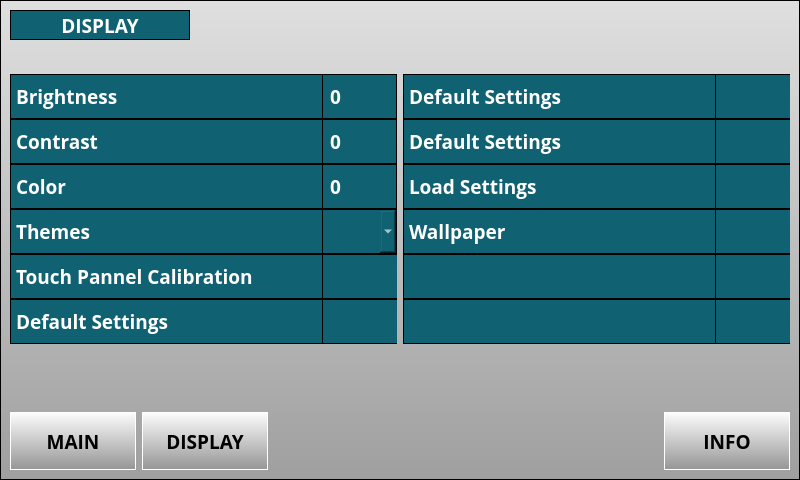
<?xml version="1.0" encoding="UTF-8"?>
<ui version="4.0">
 <class>DisplayForm</class>
 <widget class="QWidget" name="DisplayForm">
  <property name="geometry">
   <rect>
    <x>0</x>
    <y>0</y>
    <width>800</width>
    <height>480</height>
   </rect>
  </property>
  <property name="sizePolicy">
   <sizepolicy hsizetype="Fixed" vsizetype="Fixed">
    <horstretch>0</horstretch>
    <verstretch>0</verstretch>
   </sizepolicy>
  </property>
  <property name="minimumSize">
   <size>
    <width>800</width>
    <height>480</height>
   </size>
  </property>
  <property name="maximumSize">
   <size>
    <width>800</width>
    <height>480</height>
   </size>
  </property>
  <property name="windowTitle">
   <string>Form</string>
  </property>
  <property name="styleSheet">
   <string notr="true">QWidget{
    font-family : &quot;Open Sans&quot;;
    font-weight : 550;
    font-size:14pt;
}

#mainFrame{
    background-color : qlineargradient(spread:reflect, x1:0, y1:0.006, x2:0, y2:1, stop:0 rgba(223, 223, 223, 255), stop:1 rgba(159, 159, 159, 255));
}

QPushButton, #pbSave, #pbCancel, #pbSelect{
background-color:qlineargradient(spread:pad, x1:0, y1:0, x2:0, y2:1, stop:0 rgba(253, 253, 253, 255), stop:1 rgba(149, 149, 149, 255));
border: 1px solid white;
color: black;
}

QPushButton{
background-color:qlineargradient(spread:pad, x1:0, y1:0, x2:0, y2:1, stop:0 rgba(253, 253, 253, 255), stop:1 rgba(149, 149, 149, 255));
border: 1px solid white;
color: black;
}

QPushButton:focus{ background-color: rgb(239, 159, 31);}

QPushButton:focus:selected{ background-color: rgb(239, 159, 31);}


#lbWidgetTitle{
    border: 1px solid black;
    background-color:rgb(16, 97, 114);
    color: white;
}

#lbCategoryName{
    border: 1px solid black;
    background-color:rgb(16, 97, 114);
    color: white;
    padding-left: 10px;
}

#lbCategory{
    border: 1px solid white;
    background-color:rgb(49, 51, 48);
    color: white;
}

QLabel{
color: white;
background-color:rgb(16, 97, 114);
border : 1px solid black;
border-right: 1px solid transparent;
}

QSpinBox{
background-color        :   rgb(16, 97, 114);
padding-left : 5px;
color: white;
border: 1px solid black;
}
QSpinBox::up-button {
     width: 0px; 
     border-width: 0px;
}
QSpinBox::down-button {
     width: 0px; 
     border-width: 0px;
}

QComboBox{
selection-background-color: rgb(239, 159, 31);
color                                            : white;
padding                                      : 1px 0px 1px 3px;
background-color                   :  rgb(16, 97, 114);
border                                        : 1px solid black;
}

QComboBox QListView{
background-color                    : rgb(16, 97, 114);
}

QComboBox:!editable  {
width :200px;
padding-right                             : 5px;
}
</string>
  </property>
  <layout class="QGridLayout" name="gridLayout_16">
   <property name="leftMargin">
    <number>0</number>
   </property>
   <property name="topMargin">
    <number>0</number>
   </property>
   <property name="rightMargin">
    <number>0</number>
   </property>
   <property name="bottomMargin">
    <number>0</number>
   </property>
   <property name="spacing">
    <number>0</number>
   </property>
   <item row="0" column="0">
    <widget class="QFrame" name="mainFrame">
     <property name="sizePolicy">
      <sizepolicy hsizetype="Expanding" vsizetype="Expanding">
       <horstretch>0</horstretch>
       <verstretch>0</verstretch>
      </sizepolicy>
     </property>
     <property name="minimumSize">
      <size>
       <width>800</width>
       <height>480</height>
      </size>
     </property>
     <property name="maximumSize">
      <size>
       <width>800</width>
       <height>480</height>
      </size>
     </property>
     <property name="font">
      <font>
       <family>Open Sans</family>
       <pointsize>14</pointsize>
       <weight>68</weight>
       <bold>true</bold>
      </font>
     </property>
     <property name="styleSheet">
      <string notr="true"/>
     </property>
     <property name="frameShape">
      <enum>QFrame::StyledPanel</enum>
     </property>
     <property name="frameShadow">
      <enum>QFrame::Raised</enum>
     </property>
     <layout class="QGridLayout" name="gridLayout_6">
      <item row="0" column="0">
       <widget class="QFrame" name="frameTop">
        <property name="sizePolicy">
         <sizepolicy hsizetype="Expanding" vsizetype="Fixed">
          <horstretch>0</horstretch>
          <verstretch>0</verstretch>
         </sizepolicy>
        </property>
        <property name="minimumSize">
         <size>
          <width>0</width>
          <height>58</height>
         </size>
        </property>
        <property name="maximumSize">
         <size>
          <width>16777215</width>
          <height>58</height>
         </size>
        </property>
        <property name="styleSheet">
         <string notr="true"/>
        </property>
        <layout class="QGridLayout" name="gridLayout_7">
         <property name="leftMargin">
          <number>0</number>
         </property>
         <property name="topMargin">
          <number>0</number>
         </property>
         <property name="rightMargin">
          <number>0</number>
         </property>
         <property name="bottomMargin">
          <number>0</number>
         </property>
         <property name="horizontalSpacing">
          <number>8</number>
         </property>
         <property name="verticalSpacing">
          <number>0</number>
         </property>
         <item row="0" column="1">
          <spacer name="horizontalSpacer_12">
           <property name="orientation">
            <enum>Qt::Horizontal</enum>
           </property>
           <property name="sizeHint" stdset="0">
            <size>
             <width>40</width>
             <height>20</height>
            </size>
           </property>
          </spacer>
         </item>
         <item row="0" column="0">
          <layout class="QVBoxLayout" name="verticalLayout">
           <item>
            <widget class="QLabel" name="lbWidgetTitle">
             <property name="minimumSize">
              <size>
               <width>180</width>
               <height>30</height>
              </size>
             </property>
             <property name="maximumSize">
              <size>
               <width>180</width>
               <height>30</height>
              </size>
             </property>
             <property name="font">
              <font>
               <family>Open Sans</family>
               <pointsize>14</pointsize>
               <weight>68</weight>
               <bold>true</bold>
              </font>
             </property>
             <property name="styleSheet">
              <string notr="true"/>
             </property>
             <property name="text">
              <string>DISPLAY</string>
             </property>
             <property name="alignment">
              <set>Qt::AlignCenter</set>
             </property>
            </widget>
           </item>
           <item>
            <spacer name="verticalSpacer_3">
             <property name="orientation">
              <enum>Qt::Vertical</enum>
             </property>
             <property name="sizeHint" stdset="0">
              <size>
               <width>20</width>
               <height>40</height>
              </size>
             </property>
            </spacer>
           </item>
          </layout>
         </item>
        </layout>
       </widget>
      </item>
      <item row="1" column="0">
       <layout class="QGridLayout" name="gridLayout_13">
        <property name="verticalSpacing">
         <number>0</number>
        </property>
        <item row="2" column="0">
         <layout class="QGridLayout" name="gridLayout_3">
          <property name="spacing">
           <number>0</number>
          </property>
          <item row="0" column="0">
           <widget class="QLabel" name="label_3">
            <property name="minimumSize">
             <size>
              <width>0</width>
              <height>45</height>
             </size>
            </property>
            <property name="maximumSize">
             <size>
              <width>16777215</width>
              <height>45</height>
             </size>
            </property>
            <property name="font">
             <font>
              <family>Open Sans</family>
              <pointsize>14</pointsize>
              <weight>68</weight>
              <bold>true</bold>
             </font>
            </property>
            <property name="styleSheet">
             <string notr="true"/>
            </property>
            <property name="text">
             <string>Color</string>
            </property>
           </widget>
          </item>
          <item row="0" column="1">
           <widget class="QSpinBox" name="sbColor">
            <property name="minimumSize">
             <size>
              <width>75</width>
              <height>45</height>
             </size>
            </property>
            <property name="maximumSize">
             <size>
              <width>75</width>
              <height>45</height>
             </size>
            </property>
            <property name="font">
             <font>
              <family>Open Sans</family>
              <pointsize>14</pointsize>
              <weight>68</weight>
              <bold>true</bold>
             </font>
            </property>
            <property name="styleSheet">
             <string notr="true"/>
            </property>
           </widget>
          </item>
         </layout>
        </item>
        <item row="0" column="1">
         <layout class="QGridLayout" name="gridLayout_9">
          <property name="spacing">
           <number>0</number>
          </property>
          <item row="0" column="0">
           <widget class="QLabel" name="label_7">
            <property name="minimumSize">
             <size>
              <width>0</width>
              <height>45</height>
             </size>
            </property>
            <property name="maximumSize">
             <size>
              <width>16777215</width>
              <height>45</height>
             </size>
            </property>
            <property name="font">
             <font>
              <family>Open Sans</family>
              <pointsize>14</pointsize>
              <weight>68</weight>
              <bold>true</bold>
             </font>
            </property>
            <property name="styleSheet">
             <string notr="true"/>
            </property>
            <property name="text">
             <string>Default Settings</string>
            </property>
           </widget>
          </item>
          <item row="0" column="1">
           <widget class="QLabel" name="label_11">
            <property name="minimumSize">
             <size>
              <width>75</width>
              <height>0</height>
             </size>
            </property>
            <property name="maximumSize">
             <size>
              <width>75</width>
              <height>16777215</height>
             </size>
            </property>
            <property name="styleSheet">
             <string notr="true"/>
            </property>
            <property name="text">
             <string/>
            </property>
           </widget>
          </item>
         </layout>
        </item>
        <item row="3" column="0">
         <layout class="QGridLayout" name="gridLayout_4">
          <property name="spacing">
           <number>0</number>
          </property>
          <item row="0" column="0">
           <widget class="QLabel" name="label_4">
            <property name="minimumSize">
             <size>
              <width>0</width>
              <height>45</height>
             </size>
            </property>
            <property name="maximumSize">
             <size>
              <width>16777215</width>
              <height>45</height>
             </size>
            </property>
            <property name="font">
             <font>
              <family>Open Sans</family>
              <pointsize>14</pointsize>
              <weight>68</weight>
              <bold>true</bold>
             </font>
            </property>
            <property name="styleSheet">
             <string notr="true"/>
            </property>
            <property name="text">
             <string>Themes</string>
            </property>
           </widget>
          </item>
          <item row="0" column="1">
           <widget class="QComboBox" name="cbThemes">
            <property name="minimumSize">
             <size>
              <width>75</width>
              <height>45</height>
             </size>
            </property>
            <property name="maximumSize">
             <size>
              <width>75</width>
              <height>45</height>
             </size>
            </property>
            <property name="font">
             <font>
              <family>Open Sans</family>
              <pointsize>14</pointsize>
              <weight>68</weight>
              <bold>true</bold>
             </font>
            </property>
            <property name="styleSheet">
             <string notr="true"/>
            </property>
            <property name="currentText">
             <string/>
            </property>
           </widget>
          </item>
         </layout>
        </item>
        <item row="0" column="0">
         <layout class="QGridLayout" name="gridLayout">
          <property name="spacing">
           <number>0</number>
          </property>
          <item row="0" column="0">
           <widget class="QLabel" name="label">
            <property name="minimumSize">
             <size>
              <width>0</width>
              <height>45</height>
             </size>
            </property>
            <property name="maximumSize">
             <size>
              <width>16777215</width>
              <height>45</height>
             </size>
            </property>
            <property name="font">
             <font>
              <family>Open Sans</family>
              <pointsize>14</pointsize>
              <weight>68</weight>
              <bold>true</bold>
             </font>
            </property>
            <property name="styleSheet">
             <string notr="true"/>
            </property>
            <property name="text">
             <string>Brightness</string>
            </property>
           </widget>
          </item>
          <item row="0" column="1">
           <widget class="QSpinBox" name="sbBrightness">
            <property name="minimumSize">
             <size>
              <width>75</width>
              <height>45</height>
             </size>
            </property>
            <property name="maximumSize">
             <size>
              <width>75</width>
              <height>45</height>
             </size>
            </property>
            <property name="font">
             <font>
              <family>Open Sans</family>
              <pointsize>14</pointsize>
              <weight>68</weight>
              <bold>true</bold>
             </font>
            </property>
            <property name="styleSheet">
             <string notr="true"/>
            </property>
           </widget>
          </item>
         </layout>
        </item>
        <item row="1" column="1">
         <layout class="QGridLayout" name="gridLayout_10">
          <property name="spacing">
           <number>0</number>
          </property>
          <item row="0" column="0">
           <widget class="QLabel" name="label_8">
            <property name="minimumSize">
             <size>
              <width>0</width>
              <height>45</height>
             </size>
            </property>
            <property name="maximumSize">
             <size>
              <width>16777215</width>
              <height>45</height>
             </size>
            </property>
            <property name="font">
             <font>
              <family>Open Sans</family>
              <pointsize>14</pointsize>
              <weight>68</weight>
              <bold>true</bold>
             </font>
            </property>
            <property name="styleSheet">
             <string notr="true"/>
            </property>
            <property name="text">
             <string>Default Settings</string>
            </property>
           </widget>
          </item>
          <item row="0" column="1">
           <widget class="QLabel" name="label_12">
            <property name="minimumSize">
             <size>
              <width>75</width>
              <height>0</height>
             </size>
            </property>
            <property name="maximumSize">
             <size>
              <width>75</width>
              <height>16777215</height>
             </size>
            </property>
            <property name="styleSheet">
             <string notr="true"/>
            </property>
            <property name="text">
             <string/>
            </property>
           </widget>
          </item>
         </layout>
        </item>
        <item row="5" column="0">
         <layout class="QGridLayout" name="gridLayout_8">
          <property name="spacing">
           <number>0</number>
          </property>
          <item row="0" column="0">
           <widget class="QLabel" name="label_6">
            <property name="minimumSize">
             <size>
              <width>0</width>
              <height>45</height>
             </size>
            </property>
            <property name="maximumSize">
             <size>
              <width>16777215</width>
              <height>45</height>
             </size>
            </property>
            <property name="font">
             <font>
              <family>Open Sans</family>
              <pointsize>14</pointsize>
              <weight>68</weight>
              <bold>true</bold>
             </font>
            </property>
            <property name="styleSheet">
             <string notr="true"/>
            </property>
            <property name="text">
             <string>Default Settings</string>
            </property>
           </widget>
          </item>
          <item row="0" column="1">
           <widget class="QLabel" name="label_14">
            <property name="minimumSize">
             <size>
              <width>75</width>
              <height>0</height>
             </size>
            </property>
            <property name="maximumSize">
             <size>
              <width>75</width>
              <height>16777215</height>
             </size>
            </property>
            <property name="styleSheet">
             <string notr="true"/>
            </property>
            <property name="text">
             <string/>
            </property>
           </widget>
          </item>
         </layout>
        </item>
        <item row="2" column="1">
         <layout class="QGridLayout" name="gridLayout_11">
          <property name="spacing">
           <number>0</number>
          </property>
          <item row="0" column="0">
           <widget class="QLabel" name="label_9">
            <property name="minimumSize">
             <size>
              <width>0</width>
              <height>45</height>
             </size>
            </property>
            <property name="maximumSize">
             <size>
              <width>16777215</width>
              <height>45</height>
             </size>
            </property>
            <property name="font">
             <font>
              <family>Open Sans</family>
              <pointsize>14</pointsize>
              <weight>68</weight>
              <bold>true</bold>
             </font>
            </property>
            <property name="styleSheet">
             <string notr="true"/>
            </property>
            <property name="text">
             <string>Load Settings</string>
            </property>
           </widget>
          </item>
          <item row="0" column="1">
           <widget class="QLabel" name="label_13">
            <property name="minimumSize">
             <size>
              <width>75</width>
              <height>0</height>
             </size>
            </property>
            <property name="maximumSize">
             <size>
              <width>75</width>
              <height>16777215</height>
             </size>
            </property>
            <property name="styleSheet">
             <string notr="true"/>
            </property>
            <property name="text">
             <string/>
            </property>
           </widget>
          </item>
         </layout>
        </item>
        <item row="1" column="0">
         <layout class="QGridLayout" name="gridLayout_2">
          <property name="spacing">
           <number>0</number>
          </property>
          <item row="0" column="0">
           <widget class="QLabel" name="label_2">
            <property name="minimumSize">
             <size>
              <width>0</width>
              <height>45</height>
             </size>
            </property>
            <property name="maximumSize">
             <size>
              <width>16777215</width>
              <height>45</height>
             </size>
            </property>
            <property name="font">
             <font>
              <family>Open Sans</family>
              <pointsize>14</pointsize>
              <weight>68</weight>
              <bold>true</bold>
             </font>
            </property>
            <property name="styleSheet">
             <string notr="true"/>
            </property>
            <property name="text">
             <string>Contrast</string>
            </property>
           </widget>
          </item>
          <item row="0" column="1">
           <widget class="QSpinBox" name="sbContrast">
            <property name="minimumSize">
             <size>
              <width>75</width>
              <height>45</height>
             </size>
            </property>
            <property name="maximumSize">
             <size>
              <width>75</width>
              <height>45</height>
             </size>
            </property>
            <property name="font">
             <font>
              <family>Open Sans</family>
              <pointsize>14</pointsize>
              <weight>68</weight>
              <bold>true</bold>
             </font>
            </property>
            <property name="styleSheet">
             <string notr="true"/>
            </property>
           </widget>
          </item>
         </layout>
        </item>
        <item row="4" column="0">
         <layout class="QGridLayout" name="gridLayout_5">
          <property name="spacing">
           <number>0</number>
          </property>
          <item row="0" column="0">
           <widget class="QLabel" name="label_5">
            <property name="minimumSize">
             <size>
              <width>0</width>
              <height>45</height>
             </size>
            </property>
            <property name="maximumSize">
             <size>
              <width>16777215</width>
              <height>45</height>
             </size>
            </property>
            <property name="font">
             <font>
              <family>Open Sans</family>
              <pointsize>14</pointsize>
              <weight>68</weight>
              <bold>true</bold>
             </font>
            </property>
            <property name="styleSheet">
             <string notr="true"/>
            </property>
            <property name="text">
             <string>Touch Pannel Calibration</string>
            </property>
           </widget>
          </item>
          <item row="0" column="1">
           <widget class="QLabel" name="label_10">
            <property name="minimumSize">
             <size>
              <width>75</width>
              <height>0</height>
             </size>
            </property>
            <property name="maximumSize">
             <size>
              <width>75</width>
              <height>16777215</height>
             </size>
            </property>
            <property name="styleSheet">
             <string notr="true"/>
            </property>
            <property name="text">
             <string/>
            </property>
           </widget>
          </item>
         </layout>
        </item>
        <item row="3" column="1">
         <layout class="QGridLayout" name="gridLayout_12">
          <property name="spacing">
           <number>0</number>
          </property>
          <item row="0" column="0">
           <widget class="QLabel" name="label_15">
            <property name="minimumSize">
             <size>
              <width>0</width>
              <height>45</height>
             </size>
            </property>
            <property name="maximumSize">
             <size>
              <width>16777215</width>
              <height>45</height>
             </size>
            </property>
            <property name="font">
             <font>
              <family>Open Sans</family>
              <pointsize>14</pointsize>
              <weight>68</weight>
              <bold>true</bold>
             </font>
            </property>
            <property name="styleSheet">
             <string notr="true"/>
            </property>
            <property name="text">
             <string>Wallpaper</string>
            </property>
           </widget>
          </item>
          <item row="0" column="1">
           <widget class="QLabel" name="label_16">
            <property name="minimumSize">
             <size>
              <width>75</width>
              <height>0</height>
             </size>
            </property>
            <property name="maximumSize">
             <size>
              <width>75</width>
              <height>16777215</height>
             </size>
            </property>
            <property name="styleSheet">
             <string notr="true"/>
            </property>
            <property name="text">
             <string/>
            </property>
           </widget>
          </item>
         </layout>
        </item>
        <item row="4" column="1">
         <layout class="QGridLayout" name="gridLayout_14">
          <property name="spacing">
           <number>0</number>
          </property>
          <item row="0" column="0">
           <widget class="QLabel" name="label_17">
            <property name="minimumSize">
             <size>
              <width>0</width>
              <height>45</height>
             </size>
            </property>
            <property name="maximumSize">
             <size>
              <width>16777215</width>
              <height>45</height>
             </size>
            </property>
            <property name="font">
             <font>
              <family>Open Sans</family>
              <pointsize>14</pointsize>
              <weight>68</weight>
              <bold>true</bold>
             </font>
            </property>
            <property name="styleSheet">
             <string notr="true"/>
            </property>
            <property name="text">
             <string/>
            </property>
           </widget>
          </item>
          <item row="0" column="1">
           <widget class="QLabel" name="label_18">
            <property name="minimumSize">
             <size>
              <width>75</width>
              <height>0</height>
             </size>
            </property>
            <property name="maximumSize">
             <size>
              <width>75</width>
              <height>16777215</height>
             </size>
            </property>
            <property name="styleSheet">
             <string notr="true"/>
            </property>
            <property name="text">
             <string/>
            </property>
           </widget>
          </item>
         </layout>
        </item>
        <item row="5" column="1">
         <layout class="QGridLayout" name="gridLayout_15">
          <property name="spacing">
           <number>0</number>
          </property>
          <item row="0" column="0">
           <widget class="QLabel" name="label_19">
            <property name="minimumSize">
             <size>
              <width>0</width>
              <height>45</height>
             </size>
            </property>
            <property name="maximumSize">
             <size>
              <width>16777215</width>
              <height>45</height>
             </size>
            </property>
            <property name="font">
             <font>
              <family>Open Sans</family>
              <pointsize>14</pointsize>
              <weight>68</weight>
              <bold>true</bold>
             </font>
            </property>
            <property name="styleSheet">
             <string notr="true"/>
            </property>
            <property name="text">
             <string/>
            </property>
           </widget>
          </item>
          <item row="0" column="1">
           <widget class="QLabel" name="label_20">
            <property name="minimumSize">
             <size>
              <width>75</width>
              <height>0</height>
             </size>
            </property>
            <property name="maximumSize">
             <size>
              <width>75</width>
              <height>16777215</height>
             </size>
            </property>
            <property name="styleSheet">
             <string notr="true"/>
            </property>
            <property name="text">
             <string/>
            </property>
           </widget>
          </item>
         </layout>
        </item>
       </layout>
      </item>
      <item row="2" column="0">
       <spacer name="verticalSpacer">
        <property name="orientation">
         <enum>Qt::Vertical</enum>
        </property>
        <property name="sizeHint" stdset="0">
         <size>
          <width>20</width>
          <height>40</height>
         </size>
        </property>
       </spacer>
      </item>
      <item row="3" column="0">
       <layout class="QHBoxLayout" name="horizontalLayout_3">
        <item>
         <widget class="QPushButton" name="pbMain">
          <property name="sizePolicy">
           <sizepolicy hsizetype="Fixed" vsizetype="Fixed">
            <horstretch>0</horstretch>
            <verstretch>0</verstretch>
           </sizepolicy>
          </property>
          <property name="minimumSize">
           <size>
            <width>126</width>
            <height>58</height>
           </size>
          </property>
          <property name="maximumSize">
           <size>
            <width>126</width>
            <height>58</height>
           </size>
          </property>
          <property name="font">
           <font>
            <family>Open Sans</family>
            <pointsize>14</pointsize>
            <weight>68</weight>
            <bold>true</bold>
           </font>
          </property>
          <property name="styleSheet">
           <string notr="true"/>
          </property>
          <property name="text">
           <string>MAIN</string>
          </property>
         </widget>
        </item>
        <item>
         <widget class="QPushButton" name="pbDisplay">
          <property name="sizePolicy">
           <sizepolicy hsizetype="Fixed" vsizetype="Fixed">
            <horstretch>0</horstretch>
            <verstretch>0</verstretch>
           </sizepolicy>
          </property>
          <property name="minimumSize">
           <size>
            <width>126</width>
            <height>58</height>
           </size>
          </property>
          <property name="maximumSize">
           <size>
            <width>126</width>
            <height>58</height>
           </size>
          </property>
          <property name="font">
           <font>
            <family>Open Sans</family>
            <pointsize>14</pointsize>
            <weight>68</weight>
            <bold>true</bold>
           </font>
          </property>
          <property name="styleSheet">
           <string notr="true"/>
          </property>
          <property name="text">
           <string>DISPLAY</string>
          </property>
         </widget>
        </item>
        <item>
         <spacer name="horizontalSpacer">
          <property name="orientation">
           <enum>Qt::Horizontal</enum>
          </property>
          <property name="sizeHint" stdset="0">
           <size>
            <width>40</width>
            <height>20</height>
           </size>
          </property>
         </spacer>
        </item>
        <item>
         <widget class="QPushButton" name="pbInfo">
          <property name="sizePolicy">
           <sizepolicy hsizetype="Fixed" vsizetype="Fixed">
            <horstretch>0</horstretch>
            <verstretch>0</verstretch>
           </sizepolicy>
          </property>
          <property name="minimumSize">
           <size>
            <width>126</width>
            <height>58</height>
           </size>
          </property>
          <property name="maximumSize">
           <size>
            <width>126</width>
            <height>58</height>
           </size>
          </property>
          <property name="font">
           <font>
            <family>Open Sans</family>
            <pointsize>14</pointsize>
            <weight>68</weight>
            <bold>true</bold>
           </font>
          </property>
          <property name="styleSheet">
           <string notr="true"/>
          </property>
          <property name="text">
           <string>INFO</string>
          </property>
         </widget>
        </item>
       </layout>
      </item>
     </layout>
    </widget>
   </item>
  </layout>
 </widget>
 <resources/>
 <connections/>
</ui>
